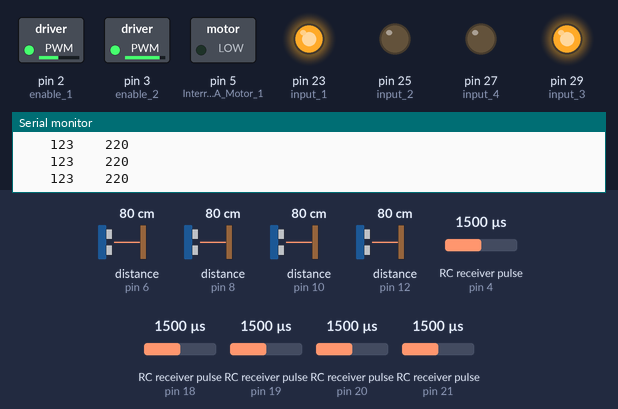
The sketch below on a simulated Arduino Mega 2560, built with avr-gcc and run on an emulated ATmega2560. On the bench: switched loads named in the sketch (green lamp = pin HIGH), output pins drawn as LEDs (lit = HIGH), the last lines printed to the serial monitor. Wiring (inferred from the names in the program): 4 × ultrasonic range finder: trigger pin 7, echo pin 6 / trigger pin 9, echo pin 8 / trigger pin 11, echo pin 10 / trigger pin 13, echo pin 12; 5 × RC receiver channel: data pin 4 / data pin 18 / data pin 19 / data pin 20 / data pin 21. The test bench sets the inputs (shaded band); at power-on: distance to the obstacle (sensors on pin 6, pin 10, pin 12, pin 8) 80 cm, RC receiver pulse (sensors on pin 4, pin 18, pin 19, pin 20, pin 21) 1500 µs. The echo pulse lasts 58.3 µs per cm; pins used as bus, display or sensor lines are not drawn.

Above: at 1.2 s.
1.3 s: distance to the obstacle (sensor on pin 6) set to 41 cm
At 2.1 s:
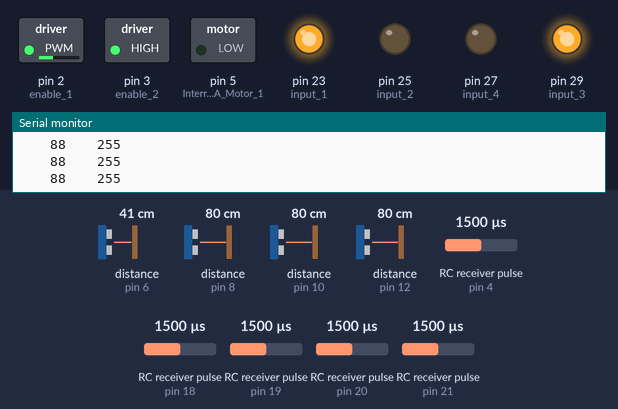
2.8 s: distance to the obstacle (sensor on pin 6) set to 34 cm
At 3.9 s:
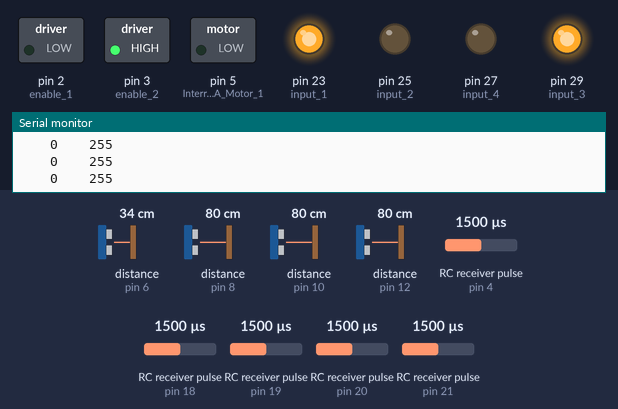
4.3 s: distance to the obstacle (sensor on pin 10) set to 73 cm
5.8 s: distance to the obstacle (sensor on pin 10) set to 65 cm
At 6.2 s:
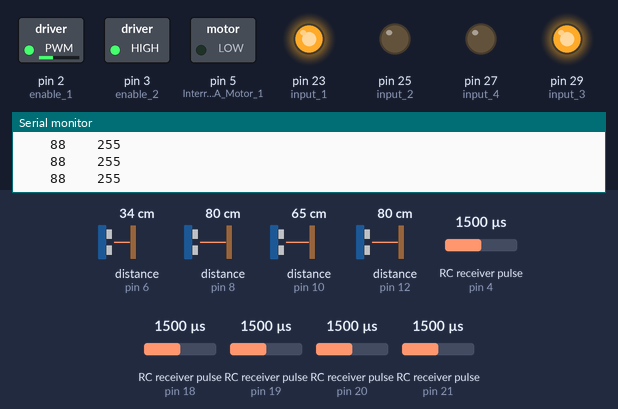
7.3 s: distance to the obstacle (sensor on pin 6) set to 250 cm
At 8.3 s:
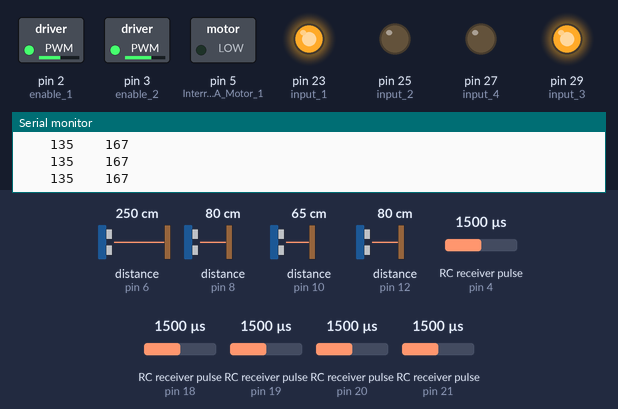
8.8 s: distance to the obstacle (sensor on pin 12) set to 2 cm
At 9.7 s:
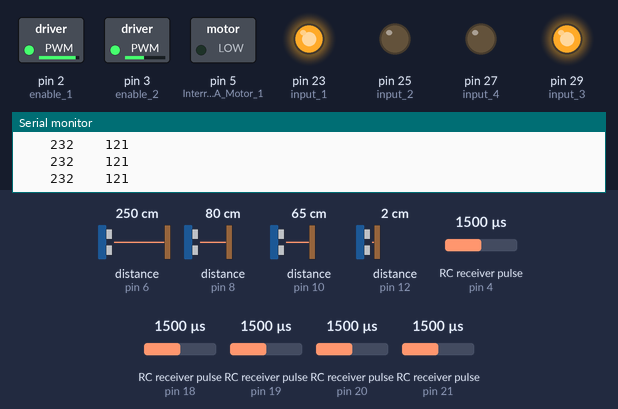
Timing chart, 0 to 11.3 s (numbered marks = the images above; inputs shaded):
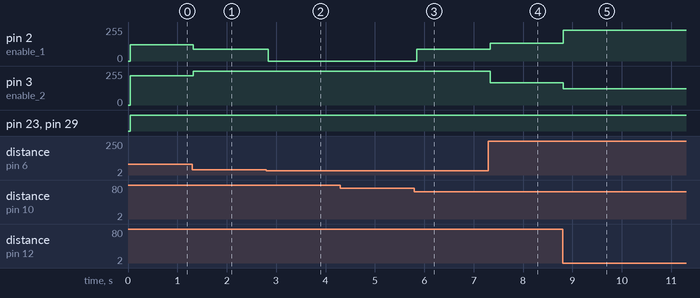

The sketch:

obstacle_avoidance_algorithm_with_previous.ino
```cpp
#include <math.h>

#define KP             70
#define KI             0
#define KD             0

#define cons          100

#define N             48    //Number of ticks per revolution
#define pi            3.1416  // Value of pi

#define sonar_max_range       750
#define sonar_min_range        40

#define  input_1       23    //For Motor(1)
#define  input_2       25
#define  enable_1      2
#define  input_3       29    //For Motor(1)
#define  input_4       27
#define  enable_2      3

#define Channel_A_Motor_1       18
#define Channel_B_Motor_1       19
#define Channel_A_Motor_2       20
#define Channel_B_Motor_2       21

#define Interrupt_Channel_A_Motor_1       5
#define Interrupt_Channel_B_Motor_1       4
#define Interrupt_Channel_A_Motor_2       3
#define Interrupt_Channel_B_Motor_2       2


#define trigPin_1              5
#define echoPin_1              4

#define trigPin_2              7
#define echoPin_2              6

#define trigPin_3              9
#define echoPin_3              8

#define trigPin_4             11
#define echoPin_4             10

#define trigPin_5             13
#define echoPin_5             12

long int count_1 = 0 , count_2 = 0;
boolean A , B , C , D;
byte state_1 , statep_1 , state_2 , statep_2 ;
volatile int QEM[16] = { 0, -1, 0, 1, 1, 0, -1, 0, 0, 1, 0, -1, -1, 0, 1, 0 };
volatile int index_1 , index_2;

float L = 155 , Rad = 21;                  //Distance of robot wheel and radius of the wheel
float v = 3500;                          //Input linear velocity
float vel_r, vel_l;
float d_left, d_right, d_center, phi;
float theta = 0, x=0, y=0;
float theta_dt, x_dt, y_dt;
float m_per_tick = (2*pi*Rad)/N;

float error_old = 0.0, error_new, input;
float p = 0.0, i = 0.0, d = 0.0;
float u_x , u_y;
float theta_g;
float e_k;

int x_g = 1000;    //This is the goal point
int y_g = 2000;

int right_ticks, left_ticks;
int prev_right_ticks = 0, prev_left_ticks = 0;
int pwm_r, pwm_l;
int PWM[101] = {255,255,255,255,254,253,251,249,247,245,243,240,237,235,232,230,225,220,215,210,200,190,180,175,175,170,170,167,165,163,160,157,155,153,150,145,140,137,135,133,130,129,128,127,126,126,125,125,124,123,122,121,121,120,120,120,119,118,117,116,115,115,114,114,114,113,113,112,111,111,110,108,106,104,102,100,100,99,98,97,96,95,94,93,92,91,90,90,90,89,89,89,88,88,88,87,87,87,86,86,0};


float x_rf_s_1 =  90.0  , y_rf_s_1 =  90.0 ;
float x_rf_s_2 = 160.0  , y_rf_s_2 =  75.0 ;
float x_rf_s_3 = 200.0  , y_rf_s_3 =   0.0 ;
float x_rf_s_4 = 160.0  , y_rf_s_4 = -75.0 ;
float x_rf_s_5 =  90.0  , y_rf_s_5 = -90.0 ;

float distance_1,distance_2,distance_3,distance_4,distance_5;

float theta_s_1 = (90*pi)/180;
float theta_s_2 = (45*pi)/180;
float theta_s_3 = (0*pi)/180;
float theta_s_4 = (-45*pi)/180;
float theta_s_5 = (-90*pi)/180;

float p_1[3][1],p_2[3][1],p_3[3][1],p_4[3][1],p_5[3][1];

float distances_rf_s_1[3][3];
float distances_rf_s_2[3][3];
float distances_rf_s_3[3][3];
float distances_rf_s_4[3][3];
float distances_rf_s_5[3][3];

float v_rf_s_1[3][1],v_rf_s_2[3][1],v_rf_s_3[3][1],v_rf_s_4[3][1],v_rf_s_5[3][1];

float R[3][3];
float v_wf_s_1[3][1],v_wf_s_2[3][1],v_wf_s_3[3][1],v_wf_s_4[3][1],v_wf_s_5[3][1];

float sensor_gains[5] = {0.75, 3.50, 1.00, 3.50, 0.75};

float u_ao[2];
float theta_ao;


void Achange();
void Bchange();
void Cchange();
void Dchange();

float sonar_1(void);
float sonar_2(void);
float sonar_3(void);
float sonar_4(void);
float sonar_5(void);

void setup()
{
  Serial.begin(57600);

  pinMode(input_1 , OUTPUT);    //For Motor(1)
  pinMode(input_2 , OUTPUT);
  pinMode(enable_1 , OUTPUT);

  pinMode(input_3 , OUTPUT);    //For Motor(2)
  pinMode(input_4 , OUTPUT);
  pinMode(enable_2 , OUTPUT);

  pinMode(Channel_A_Motor_1, INPUT);
  pinMode(Channel_B_Motor_1, INPUT);
  pinMode(Channel_A_Motor_2, INPUT);
  pinMode(Channel_B_Motor_2, INPUT);

  pinMode(trigPin_1 , OUTPUT);
  pinMode(echoPin_1 , INPUT);

  pinMode(trigPin_2 , OUTPUT);
  pinMode(echoPin_2 , INPUT);

  pinMode(trigPin_3 , OUTPUT);
  pinMode(echoPin_3 , INPUT);

  pinMode(trigPin_4 , OUTPUT);
  pinMode(echoPin_4 , INPUT);

  pinMode(trigPin_5 , OUTPUT);
  pinMode(echoPin_5 , INPUT);

  attachInterrupt(Interrupt_Channel_A_Motor_1, Achange, CHANGE);
  attachInterrupt(Interrupt_Channel_B_Motor_1, Bchange, CHANGE);
  attachInterrupt(Interrupt_Channel_A_Motor_2, Cchange, CHANGE);
  attachInterrupt(Interrupt_Channel_B_Motor_2, Dchange, CHANGE);

  //Read the initial state value of A , B , C and D
  A = digitalRead(Channel_A_Motor_1);
  B = digitalRead(Channel_B_Motor_1);
  C = digitalRead(Channel_A_Motor_2);
  D = digitalRead(Channel_B_Motor_2);

  //Set initial state value of Motor_1
  if( (A==HIGH)&&(B==HIGH) )
  {
    statep_1 = 0;
  }
  else if( (A==HIGH)&&(B==LOW) )
  {
    statep_1 = 1;
  }
  else if( (A==LOW)&&(B==LOW) )
  {
    statep_1 = 2;
  }
  else if( (A==LOW)&&(B==HIGH) )
  {
    statep_1 = 3;
  }

  //Set initial state value of Motor_2
  if( (C==HIGH)&&(D==HIGH) )
  {
    statep_2 = 0;
  }
  else if( (C==HIGH)&&(D==LOW) )
  {
    statep_2 = 1;
  }
  else if( (C==LOW)&&(D==LOW) )
  {
    statep_2 = 2;
  }
  else if( (C==LOW)&&(D==HIGH) )
  {
    statep_2 = 3;
  }
}

void loop()
{
  right_ticks = count_1;
  left_ticks = count_2;

  //delay(10);

  d_right = m_per_tick * (right_ticks - prev_right_ticks);
  d_left = m_per_tick * (left_ticks - prev_left_ticks);

  //Serial.print(d_right);
  //Serial.print("    ");
  //Serial.println(d_left);

  prev_right_ticks = right_ticks;
  prev_left_ticks = left_ticks;

  d_center = (d_right + d_left)/2;
  phi = (d_right - d_left)/L;

  //Serial.print(d_center);
  //Serial.print("    ");
  //Serial.println(phi);

  x_dt = d_center*cos(theta);
  y_dt = d_center*sin(theta);

  theta_dt = phi;
  theta = theta + theta_dt;
  theta = atan2(sin(theta), cos(theta));
  x = x + x_dt;
  y = y + y_dt;

  //Serial.print(x);
  //Serial.print("    ");
  //Serial.print(y);
  //Serial.print("    ");
  //Serial.print(theta);
  //Serial.print("    ");

  distance_1 = sonar_1();
  distance_2 = sonar_2();
  distance_3 = sonar_3();
  distance_4 = sonar_4();
  distance_5 = sonar_5();

  distance_1 = constrain(distance_1, sonar_min_range, sonar_max_range);
  distance_2 = constrain(distance_2, sonar_min_range, sonar_max_range);
  distance_3 = constrain(distance_3, sonar_min_range, sonar_max_range);
  distance_4 = constrain(distance_4, sonar_min_range, sonar_max_range);
  distance_5 = constrain(distance_5, sonar_min_range, sonar_max_range);

  /*Serial.print(distance_1);
  Serial.print("    ");
  Serial.print(distance_2);
  Serial.print("    ");
  Serial.print(distance_3);
  Serial.print("    ");
  Serial.print(distance_4);
  Serial.print("    ");
  Serial.print(distance_5);
  Serial.println("    ");*/

  p_1[0][0] =  distance_1;
  p_2[0][0] =  distance_2;
  p_3[0][0] =  distance_3;
  p_4[0][0] =  distance_4;
  p_5[0][0] =  distance_5;

  p_1[1][0]=p_2[1][0]=p_3[1][0]=p_4[1][0]=p_5[1][0]=0;
  p_1[2][0]=p_2[2][0]=p_3[2][0]=p_4[2][0]=p_5[2][0]=1;

  distances_rf_s_1[0][0] = cos(theta_s_1);
  distances_rf_s_1[1][0] = sin(theta_s_1);
  distances_rf_s_1[2][0] = 0;
  distances_rf_s_1[0][1] = -sin(theta_s_1);
  distances_rf_s_1[1][1] = cos(theta_s_1);
  distances_rf_s_1[2][1] = 0;
  distances_rf_s_1[0][2] = x_rf_s_1;
  distances_rf_s_1[1][2] = y_rf_s_1;
  distances_rf_s_1[2][2] = 1;

  distances_rf_s_2[0][0] = cos(theta_s_2);
  distances_rf_s_2[1][0] = sin(theta_s_2);
  distances_rf_s_2[2][0] = 0;
  distances_rf_s_2[0][1] = -sin(theta_s_2);
  distances_rf_s_2[1][1] = cos(theta_s_2);
  distances_rf_s_2[2][1] = 0;
  distances_rf_s_2[0][2] = x_rf_s_2;
  distances_rf_s_2[1][2] = y_rf_s_2;
  distances_rf_s_2[2][2] = 1;

  distances_rf_s_3[0][0] = cos(theta_s_3);
  distances_rf_s_3[1][0] = sin(theta_s_3);
  distances_rf_s_3[2][0] = 0;
  distances_rf_s_3[0][1] = -sin(theta_s_3);
  distances_rf_s_3[1][1] = cos(theta_s_3);
  distances_rf_s_3[2][1] = 0;
  distances_rf_s_3[0][2] = x_rf_s_3;
  distances_rf_s_3[1][2] = y_rf_s_3;
  distances_rf_s_3[2][2] = 1;

  distances_rf_s_4[0][0] = cos(theta_s_4);
  distances_rf_s_4[1][0] = sin(theta_s_4);
  distances_rf_s_4[2][0] = 0;
  distances_rf_s_4[0][1] = -sin(theta_s_4);
  distances_rf_s_4[1][1] = cos(theta_s_4);
  distances_rf_s_4[2][1] = 0;
  distances_rf_s_4[0][2] = x_rf_s_4;
  distances_rf_s_4[1][2] = y_rf_s_4;
  distances_rf_s_4[2][2] = 1;

  distances_rf_s_5[0][0] = cos(theta_s_5);
  distances_rf_s_5[1][0] = sin(theta_s_5);
  distances_rf_s_5[2][0] = 0;
  distances_rf_s_5[0][1] = -sin(theta_s_5);
  distances_rf_s_5[1][1] = cos(theta_s_5);
  distances_rf_s_5[2][1] = 0;
  distances_rf_s_5[0][2] = x_rf_s_5;
  distances_rf_s_5[1][2] = y_rf_s_5;
  distances_rf_s_5[2][2] = 1;

  v_rf_s_1[0][0] = (distances_rf_s_1[0][0]*p_1[0][0]) + (distances_rf_s_1[0][1]*p_1[1][0]) + (distances_rf_s_1[0][2]*p_1[2][0]) ;
  v_rf_s_1[1][0] = (distances_rf_s_1[1][0]*p_1[0][0]) + (distances_rf_s_1[1][1]*p_1[1][0]) + (distances_rf_s_1[1][2]*p_1[2][0]) ;
  v_rf_s_1[2][0] = (distances_rf_s_1[2][0]*p_1[0][0]) + (distances_rf_s_1[2][1]*p_1[1][0]) + (distances_rf_s_1[2][2]*p_1[2][0]) ;

  v_rf_s_2[0][0] = (distances_rf_s_2[0][0]*p_2[0][0]) + (distances_rf_s_2[0][1]*p_2[1][0]) + (distances_rf_s_2[0][2]*p_2[2][0]) ;
  v_rf_s_2[1][0] = (distances_rf_s_2[1][0]*p_2[0][0]) + (distances_rf_s_2[1][1]*p_2[1][0]) + (distances_rf_s_2[1][2]*p_2[2][0]) ;
  v_rf_s_2[2][0] = (distances_rf_s_2[2][0]*p_2[0][0]) + (distances_rf_s_2[2][1]*p_2[1][0]) + (distances_rf_s_2[2][2]*p_2[2][0]) ;

  v_rf_s_3[0][0] = (distances_rf_s_3[0][0]*p_3[0][0]) + (distances_rf_s_3[0][1]*p_3[1][0]) + (distances_rf_s_3[0][2]*p_3[2][0]) ;
  v_rf_s_3[1][0] = (distances_rf_s_3[1][0]*p_3[0][0]) + (distances_rf_s_3[1][1]*p_3[1][0]) + (distances_rf_s_3[1][2]*p_3[2][0]) ;
  v_rf_s_3[2][0] = (distances_rf_s_3[2][0]*p_3[0][0]) + (distances_rf_s_3[2][1]*p_3[1][0]) + (distances_rf_s_3[2][2]*p_3[2][0]) ;

  v_rf_s_4[0][0] = (distances_rf_s_4[0][0]*p_4[0][0]) + (distances_rf_s_4[0][1]*p_4[1][0]) + (distances_rf_s_4[0][2]*p_4[2][0]) ;
  v_rf_s_4[1][0] = (distances_rf_s_4[1][0]*p_4[0][0]) + (distances_rf_s_4[1][1]*p_4[1][0]) + (distances_rf_s_4[1][2]*p_4[2][0]) ;
  v_rf_s_4[2][0] = (distances_rf_s_4[2][0]*p_4[0][0]) + (distances_rf_s_4[2][1]*p_4[1][0]) + (distances_rf_s_4[2][2]*p_4[2][0]) ;

  v_rf_s_5[0][0] = (distances_rf_s_5[0][0]*p_5[0][0]) + (distances_rf_s_5[0][1]*p_5[1][0]) + (distances_rf_s_5[0][2]*p_5[2][0]) ;
  v_rf_s_5[1][0] = (distances_rf_s_5[1][0]*p_5[0][0]) + (distances_rf_s_5[1][1]*p_5[1][0]) + (distances_rf_s_5[1][2]*p_5[2][0]) ;
  v_rf_s_5[2][0] = (distances_rf_s_5[2][0]*p_5[0][0]) + (distances_rf_s_5[2][1]*p_5[1][0]) + (distances_rf_s_5[2][2]*p_5[2][0]) ;

  R[0][0] = cos(theta);
  R[1][0] = sin(theta);
  R[2][0] = 0;
  R[0][1] = -sin(theta);
  R[1][1] = cos(theta);
  R[2][1] = 0;
  R[0][2] = x;
  R[1][2] = y;
  R[2][2] = 1;

  v_wf_s_1[0][0] = (R[0][0]*v_rf_s_1[0][0]) + (R[0][1]*v_rf_s_1[1][0]) + (R[0][2]*v_rf_s_1[2][0]);
  v_wf_s_1[1][0] = (R[1][0]*v_rf_s_1[0][0]) + (R[1][1]*v_rf_s_1[1][0]) + (R[1][2]*v_rf_s_1[2][0]);
  v_wf_s_1[2][0] = (R[2][0]*v_rf_s_1[0][0]) + (R[2][1]*v_rf_s_1[1][0]) + (R[2][2]*v_rf_s_1[2][0]);

  v_wf_s_2[0][0] = (R[0][0]*v_rf_s_2[0][0]) + (R[0][1]*v_rf_s_2[1][0]) + (R[0][2]*v_rf_s_2[2][0]);
  v_wf_s_2[1][0] = (R[1][0]*v_rf_s_2[0][0]) + (R[1][1]*v_rf_s_2[1][0]) + (R[1][2]*v_rf_s_2[2][0]);
  v_wf_s_2[2][0] = (R[2][0]*v_rf_s_2[0][0]) + (R[2][1]*v_rf_s_2[1][0]) + (R[2][2]*v_rf_s_2[2][0]);

  v_wf_s_3[0][0] = (R[0][0]*v_rf_s_3[0][0]) + (R[0][1]*v_rf_s_3[1][0]) + (R[0][2]*v_rf_s_3[2][0]);
  v_wf_s_3[1][0] = (R[1][0]*v_rf_s_3[0][0]) + (R[1][1]*v_rf_s_3[1][0]) + (R[1][2]*v_rf_s_3[2][0]);
  v_wf_s_3[2][0] = (R[2][0]*v_rf_s_3[0][0]) + (R[2][1]*v_rf_s_3[1][0]) + (R[2][2]*v_rf_s_3[2][0]);

  v_wf_s_4[0][0] = (R[0][0]*v_rf_s_4[0][0]) + (R[0][1]*v_rf_s_4[1][0]) + (R[0][2]*v_rf_s_4[2][0]);
  v_wf_s_4[1][0] = (R[1][0]*v_rf_s_4[0][0]) + (R[1][1]*v_rf_s_4[1][0]) + (R[1][2]*v_rf_s_4[2][0]);
  v_wf_s_4[2][0] = (R[2][0]*v_rf_s_4[0][0]) + (R[2][1]*v_rf_s_4[1][0]) + (R[2][2]*v_rf_s_4[2][0]);

  v_wf_s_5[0][0] = (R[0][0]*v_rf_s_5[0][0]) + (R[0][1]*v_rf_s_5[1][0]) + (R[0][2]*v_rf_s_5[2][0]);
  v_wf_s_5[1][0] = (R[1][0]*v_rf_s_5[0][0]) + (R[1][1]*v_rf_s_5[1][0]) + (R[1][2]*v_rf_s_5[2][0]);
  v_wf_s_5[2][0] = (R[2][0]*v_rf_s_5[0][0]) + (R[2][1]*v_rf_s_5[1][0]) + (R[2][2]*v_rf_s_5[2][0]);

  v_wf_s_1[0][0] = v_wf_s_1[0][0] - x;
  v_wf_s_1[1][0] = v_wf_s_1[1][0] - y;

  v_wf_s_2[0][0] = v_wf_s_2[0][0] - x;
  v_wf_s_2[1][0] = v_wf_s_2[1][0] - y;

  v_wf_s_3[0][0] = v_wf_s_3[0][0] - x;
  v_wf_s_3[1][0] = v_wf_s_3[1][0] - y;

  v_wf_s_4[0][0] = v_wf_s_4[0][0] - x;
  v_wf_s_4[1][0] = v_wf_s_4[1][0] - y;

  v_wf_s_5[0][0] = v_wf_s_5[0][0] - x;
  v_wf_s_5[1][0] = v_wf_s_5[1][0] - y;

  v_wf_s_1[0][0] = (v_wf_s_1[0][0]*sensor_gains[0]);
  v_wf_s_1[1][0] = (v_wf_s_1[1][0]*sensor_gains[0]);

  v_wf_s_2[0][0] = (v_wf_s_2[0][0]*sensor_gains[1]);
  v_wf_s_2[1][0] = (v_wf_s_2[1][0]*sensor_gains[1]);

  v_wf_s_3[0][0] = (v_wf_s_3[0][0]*sensor_gains[2]);
  v_wf_s_3[1][0] = (v_wf_s_3[1][0]*sensor_gains[2]);

  v_wf_s_4[0][0] = (v_wf_s_4[0][0]*sensor_gains[3]);
  v_wf_s_4[1][0] = (v_wf_s_4[1][0]*sensor_gains[3]);

  v_wf_s_5[0][0] = (v_wf_s_5[0][0]*sensor_gains[4]);
  v_wf_s_5[1][0] = (v_wf_s_5[1][0]*sensor_gains[4]);

  u_ao[0] = v_wf_s_1[0][0]+v_wf_s_2[0][0]+v_wf_s_3[0][0]+v_wf_s_4[0][0]+v_wf_s_5[0][0];
  u_ao[1] = v_wf_s_1[1][0]+v_wf_s_2[1][0]+v_wf_s_3[1][0]+v_wf_s_4[1][0]+v_wf_s_5[1][0];

  theta_ao = atan2(u_ao[1],u_ao[0]);
  theta_ao = atan2(sin(theta_ao),cos(theta_ao));

  //Serial.println(theta_ao);

  error_new = theta_ao - theta;
  error_new = atan2(sin(error_new),cos(error_new));

  //Serial.print("    ");
  //Serial.print(error_new);

  //Serial.print(theta_g);
  //Serial.print("    ");
  //Serial.print(error_new);

  p = (KP * error_new);
  i = (KI * (i + error_new));
  d = (KD * (error_new - error_old));

  input = (p + i + d);
  error_old = error_new;

  //Serial.print("    ");
  //Serial.print(input);

  //Serial.println(error_new);

  vel_r = ((2*v)+(input*L)) /(2*Rad);
  vel_l = ((2*v)-(input*L))/(2*Rad);

  //Serial.print("    ");
  //Serial.print(vel_r);
  //Serial.print("    ");
  //Serial.println(vel_l);

  vel_r = constrain(vel_r , 100 , 200);
  vel_l = constrain(vel_l , 100 , 200);

  //Serial.print(x);
  //Serial.print("    ");
  //Serial.print(y);
  //Serial.print("    ");
  //Serial.println(theta);

  int m_r = 200-vel_r;
  int a_r = PWM[m_r];

  int m_l = 200-vel_l;
  int a_l = PWM[m_l];

  Serial.print("    ");
  Serial.print(a_r);
  Serial.print("    ");
  Serial.println(a_l);

  digitalWrite(input_1 , HIGH);
  digitalWrite(input_2 , LOW);
  digitalWrite(enable_1 , LOW);
  analogWrite(enable_1 , a_r);

  digitalWrite(input_3 , HIGH);
  digitalWrite(input_4 , LOW);
  digitalWrite(enable_2 , LOW);
  analogWrite(enable_2 , a_l);
}

void Achange()
{
  A = digitalRead(Channel_A_Motor_1);
  B = digitalRead(Channel_B_Motor_1);

  //Determine State Value
  if( (A==HIGH)&&(B==HIGH) )
  {
    state_1 = 0;
  }
  else if( (A==HIGH)&&(B==LOW) )
  {
    state_1 = 1;
  }
  else if( (A==LOW)&&(B==LOW) )
  {
    state_1 = 2;
  }
  else if( (A==LOW)&&(B==HIGH) )
  {
    state_1 = 3;
  }

  index_1 = 4*state_1 + statep_1;
  count_1 = count_1 + QEM[index_1];
  statep_1 = state_1;
}

void Bchange()
{
  A = digitalRead(Channel_A_Motor_1);
  B = digitalRead(Channel_B_Motor_1);

  //Determine State Value
  if( (A==HIGH)&&(B==HIGH) )
  {
    state_1 = 0;
  }
  else if( (A==HIGH)&&(B==LOW) )
  {
    state_1 = 1;
  }
  else if( (A==LOW)&&(B==LOW) )
  {
    state_1 = 2;
  }
  else if( (A==LOW)&&(B==HIGH) )
  {
    state_1 = 3;
  }

  index_1 = 4*state_1 + statep_1;
  count_1 = count_1 + QEM[index_1];
  statep_1 = state_1;
}

void Cchange()
{
  C = digitalRead(Channel_A_Motor_2);
  D = digitalRead(Channel_B_Motor_2);

  //Determine State Value
  if( (C==HIGH)&&(D==HIGH) )
  {
    state_2 = 0;
  }
  else if( (C==HIGH)&&(D==LOW) )
  {
    state_2 = 1;
  }
  else if( (C==LOW)&&(D==LOW) )
  {
    state_2 = 2;
  }
  else if( (C==LOW)&&(D==HIGH) )
  {
    state_2 = 3;
  }

  index_2 = 4*state_2 + statep_2;
  count_2 = count_2 + QEM[index_2];
  statep_2 = state_2;
}

void Dchange()
{
  C = digitalRead(Channel_A_Motor_2);
  D = digitalRead(Channel_B_Motor_2);

  //Determine State Value
  if( (C==HIGH)&&(D==HIGH) )
  {
    state_2 = 0;
  }
  else if( (C==HIGH)&&(D==LOW) )
  {
    state_2 = 1;
  }
  else if( (C==LOW)&&(D==LOW) )
  {
    state_2 = 2;
  }
  else if( (C==LOW)&&(D==HIGH) )
  {
    state_2 = 3;
  }

  index_2 = 4*state_2 + statep_2;
  count_2 = count_2 + QEM[index_2];
  statep_2 = state_2;
}

float sonar_1(void)
{
  float distance , duration ;

  digitalWrite(trigPin_1,HIGH);
  delayMicroseconds(100);
  digitalWrite(trigPin_1,LOW);

  duration = pulseIn(echoPin_1,HIGH);
  distance = ((duration/2) / 29) * 10;

  return distance;
}

float sonar_2(void)
{
  float distance , duration ;

  digitalWrite(trigPin_2,HIGH);
  delayMicroseconds(100);
  digitalWrite(trigPin_2,LOW);

  duration = pulseIn(echoPin_2,HIGH);
  distance = ((duration/2) / 29) * 10;

  return distance;
}

float sonar_3(void)
{
  float distance , duration ;

  digitalWrite(trigPin_3,HIGH);
  delayMicroseconds(100);
  digitalWrite(trigPin_3,LOW);

  duration = pulseIn(echoPin_3,HIGH);
  distance = ((duration/2) / 29) * 10;

  return distance;
}

float sonar_4(void)
{
  float distance , duration ;

  digitalWrite(trigPin_4,HIGH);
  delayMicroseconds(100);
  digitalWrite(trigPin_4,LOW);

  duration = pulseIn(echoPin_4,HIGH);
  distance = ((duration/2) / 29) * 10;

  return distance;
}

float sonar_5(void)
{
  float distance , duration ;

  digitalWrite(trigPin_5,HIGH);
  delayMicroseconds(100);
  digitalWrite(trigPin_5,LOW);

  duration = pulseIn(echoPin_5,HIGH);
  distance = ((duration/2) / 29) * 10;

  return distance;
}
```

Measured:
- the behaviour switches between 37 and 36 cm on distance to the obstacle (sensor on pin 6) (found by bisection; images 1 and 2)
- the behaviour switches between 71 and 70 cm on distance to the obstacle (sensor on pin 10) (found by bisection; images 2 and 3)
- after the input at 1.3 s, pin 2 (enable_1): 123/255 → 88/255 at once; pin 3 (enable_2): 220/255 → 255/255 at once
- after the input at 2.8 s, pin 2 (enable_1): 88/255 → 0/255 at once
- after the input at 5.8 s, pin 2 (enable_1): 0/255 → 88/255 at once
- after the input at 7.3 s, pin 2 (enable_1): 88/255 → 135/255 at once; pin 3 (enable_2): 255/255 → 167/255 at once
- after the input at 8.8 s, pin 2 (enable_1): 135/255 → 232/255 at once; pin 3 (enable_2): 167/255 → 121/255 at once
